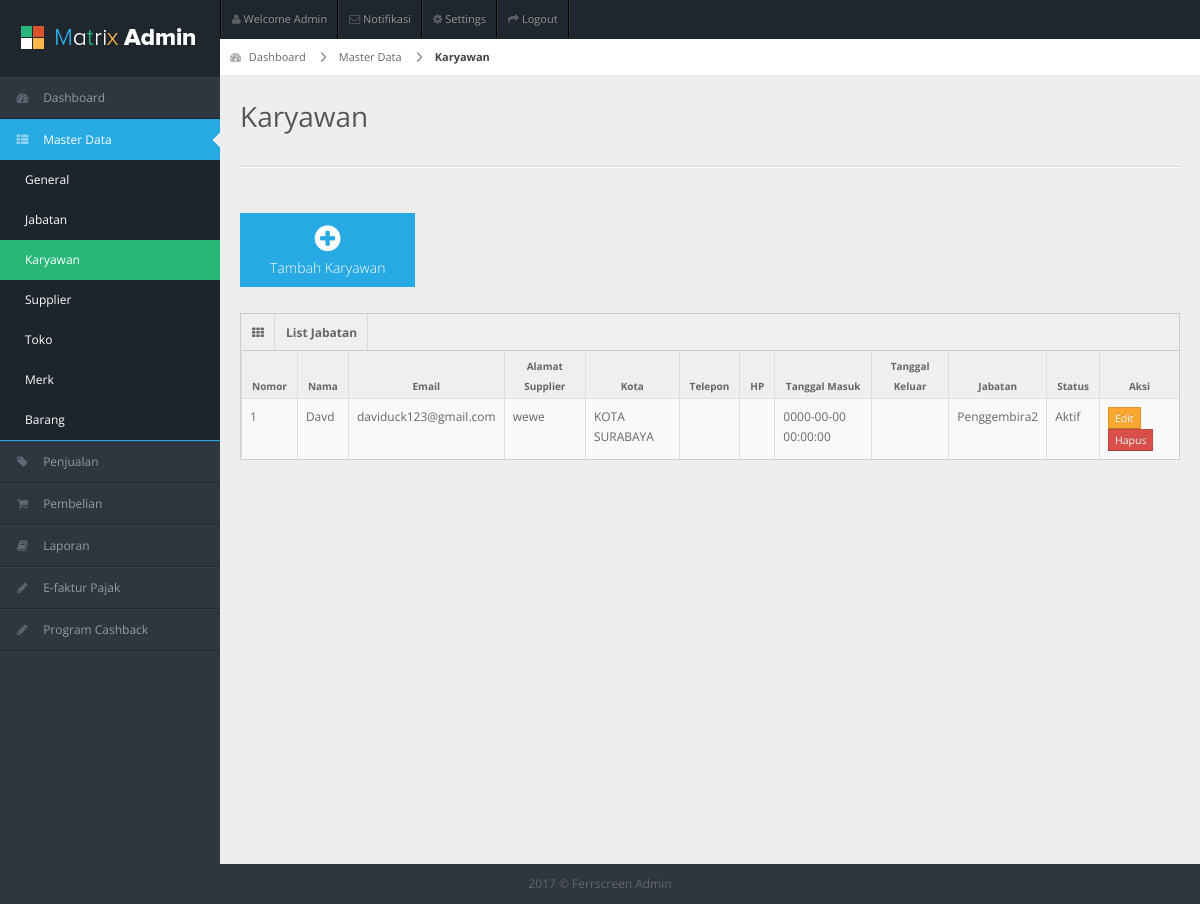
Before: /index.php/karyawan with the older database file.
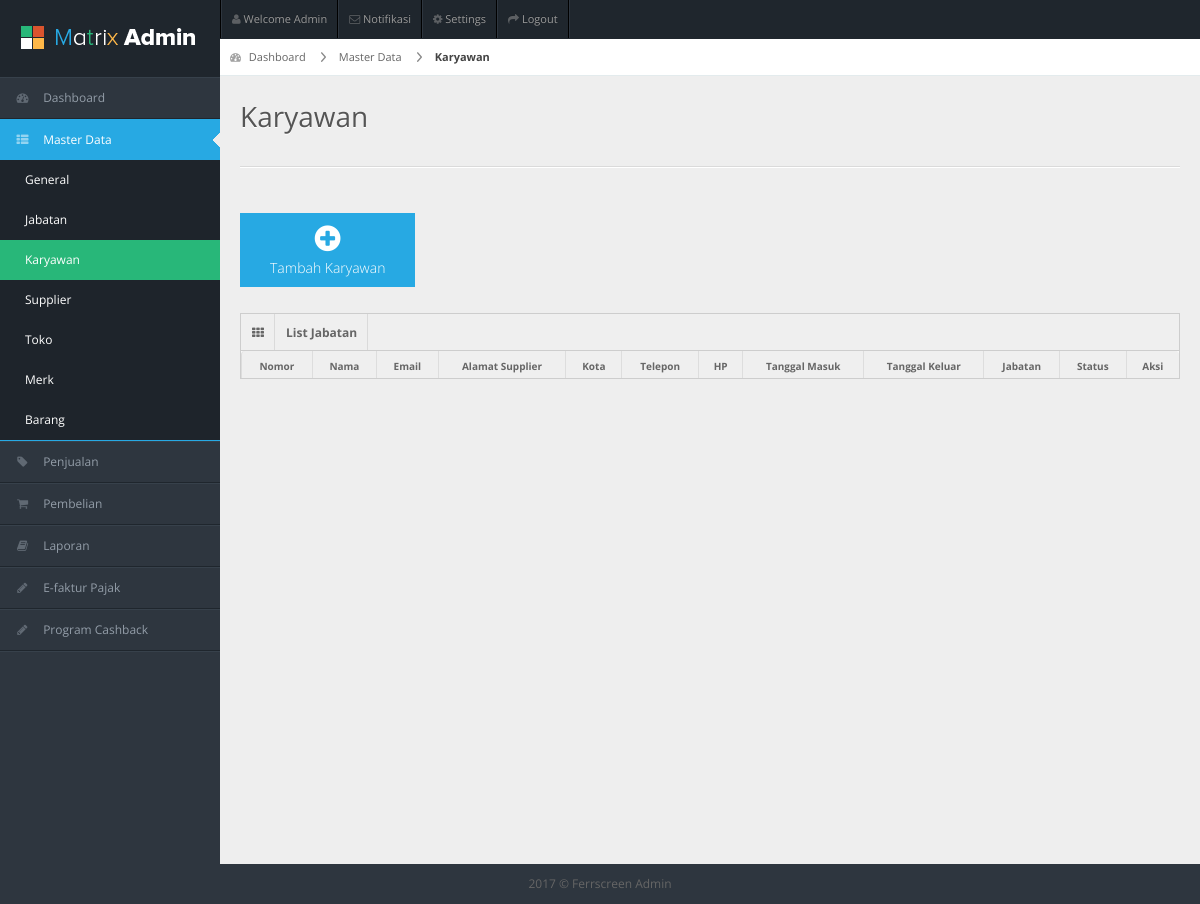
After: the same page with the newer database file.
### tables this page shows
CREATE TABLE `user` (
  `id` int(11) NOT NULL,
  `email` varchar(255) DEFAULT NULL,
  `nama` varchar(255) NOT NULL,
  `alamat` text,
  `telp` varchar(25) DEFAULT NULL,
  `hp` varchar(25) DEFAULT NULL,
  `deskripsi` text,
  `tgl_masuk` datetime NOT NULL,
  `tgl_keluar` datetime DEFAULT NULL,
  `is_aktif` enum('0','1') NOT NULL COMMENT '0 = sudah keluar, 1 = aktif',
  `id_kota` int(11) DEFAULT NULL,
  `created_at` datetime NOT NULL
);

CREATE TABLE `kota` (
  `id` int(11) NOT NULL,
  `id_provinsi` char(2) NOT NULL,
  `nama` varchar(255) NOT NULL
);

CREATE TABLE `jabatan` (
  `id` int(11) NOT NULL,
  `nama` varchar(255) NOT NULL,
  `deskripsi` text,
  `created_at` datetime NOT NULL
);

### application/controllers/Karyawan.php (called while the page is built, shortened)
<?php
class Karyawan extends CI_Controller {
	public function __construct(){
	 	$this->load->model('Kota_Model');
	 	$this->load->model('User_Model');
	 	$this->load->model('Jabatan_Model');
    }
	public function index()
	{
		$dataMenu = array(
	        'menuAktif' => "masterdata",
	        'subMenu' => "karyawan"
		);
		$dataKaryawan = $this->User_Model->get_allUser();
		$data = array(
			"dataKaryawan" => $dataKaryawan
		);
		$this->load->view('header');
		$this->load->view('sidebar',$dataMenu);
		$this->load->view('MasterData/Karyawan/v_karyawan', $data);
	}
}

### index.php (called while the page is built, shortened)
<?php
require_once BASEPATH.'core/CodeIgniter.php';

### application/models/User_Model.php (called while the page is built, shortened)
<?php
class User_Model extends CI_Model {
    public function get_allUser(){
        $sql = "SELECT u.*, k.nama as nama_kota
                FROM user u, kota k
                WHERE u.id_kota = k.id
                ORDER BY u.nama ASC";
        $result = $this->db->query($sql);
        $users = $result->result_array();
        $users2 = [];
        foreach($users as $user){
            $jabatans = $this->Jabatan_Model->get_jabatanByIdUser($user['id']);
            if(count($jabatans) > 0){
                $user["jabatan"] = $jabatans;
            }else{
                $user["jabatan"] = [];
            }
            array_push($users2, $user);
        }
        return $users2;
    }
}

### application/models/Jabatan_Model.php (called while the page is built, shortened)
<?php
class Jabatan_Model extends CI_Model {
    public function get_jabatanByIdUser($id_user){
        $sql = "SELECT j.*
                FROM jabatan j, user_jabatan uj
                WHERE uj.id_user = ? AND uj.id_jabatan = j.id
                ORDER BY j.id ASC";
        $result = $this->db->query($sql, array($id_user));
        $jabatans = $result->result_array();
        $jabatans2 = [];
        foreach($jabatans as $jabatan){
            $hak_akses = $this->HakAkses_Model->get_hakAksesByIdJabatan($jabatan['id']);
            if(count($hak_akses) > 0){
                $jabatan["hak_akses"] = $hak_akses;
            }else{
                $jabatan["hak_akses"] = [];
            }
            array_push($jabatans2, $jabatan);
        }
        return $jabatans2;
    }
}

### application/models/HakAkses_Model.php (called while the page is built, shortened)
<?php
class HakAkses_Model extends CI_Model {
    public function get_hakAksesByIdJabatan($id_jabatan){
         $sql = "SELECT h.*
                FROM hak_akses h, jabatan_hak_akses jh
                WHERE jh.id_jabatan = ? AND jh.id_hak_akses = h.id
                ORDER BY h.id ASC";
        $result = $this->db->query($sql, array($id_jabatan));
        return $result->result_array();
    }
}

### application/views/MasterData/Karyawan/v_karyawan.php (the view, shortened to what the changed rows need)
<div id="content">
  <div id="content-header">
    <h1>Karyawan</h1>
  </div>
  <div class="container-fluid">
    <div class="row-fluid">
      <div class="span12">
      <div class="widget-box">
          <div class="widget-content nopadding">
            <table class="table table-bordered data-table">
              <thead>
                 <tr>
                  <th>Nomor</th>
                  <th>Nama</th>
                  <th>Email</th>
                  <th>Alamat Supplier</th>
                  <th>Kota</th>
                  <th>Telepon</th>
                  <th>HP</th>
                  <th>Tanggal Masuk</th>
                  <th>Tanggal Keluar</th>
                  <th>Jabatan</th>
                  <th>Status</th>
                  <th>Aksi</th>
                </tr>
              </thead>
              <tbody>
               <?php
                if(isset($dataKaryawan))
                {
                    $number=1;
                    foreach ($dataKaryawan as $karyawan)
                    {
                      ?>
                      <tr class="gradeX">
                        <td><?php echo $number; ?></td>
                        <td><?php echo $karyawan["nama"]; ?></td>
                        <td><?php echo $karyawan["email"]; ?></td>
                        <td><?php echo $karyawan["alamat"]; ?></td>
                        <td><?php echo $karyawan["nama_kota"]; ?></td>
                        <td><?php echo $karyawan["telp"]; ?></td>
                        <td><?php echo $karyawan["hp"]; ?></td>
                        <td><?php echo $karyawan["tgl_masuk"]; ?></td>
                        <td><?php echo $karyawan["tgl_keluar"]; ?></td>
                        <td><?php echo $karyawan['jabatan'][0]['nama']; ?></td>
                        <td><?php echo ($karyawan["is_aktif"] == "1" ? "Aktif":"Keluar"); ?></td>
                        <td class="center">
                          <a href="<?php echo base_url();?>karyawan/editKaryawan/<?php echo $karyawan["id"] ?>" class="btn btn-warning btn-mini" role="button">Edit</a>
                          <a href="#deleteData<?php echo $karyawan["id"] ?>" data-toggle="modal" class="btn btn-danger btn-mini" role="button">Hapus</a>
                        </td>
                      </tr>
                      <?php
                      $number++;
                    }
                  }
              ?>
              </tbody>
            </table>
          </div>
        </div>
      </div>
    </div>
  </div>
</div>
</body>
</html>

Changed rows visible on the page:
removed user: nama "Davd", email "daviduck123@gmail.com", alamat "wewe", id_kota.nama "KOTA SURABAYA", tgl_masuk "0000-00-00 00:00:00", is_aktif "Aktif"
removed jabatan: nama "Penggembira2"
